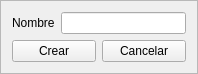
<?xml version="1.0" encoding="UTF-8"?>
<ui version="4.0">
 <class>AddCategoryDialog</class>
 <widget class="QFrame" name="AddCategoryDialog">
  <property name="geometry">
   <rect>
    <x>0</x>
    <y>0</y>
    <width>198</width>
    <height>73</height>
   </rect>
  </property>
  <property name="windowTitle">
   <string>Frame</string>
  </property>
  <property name="frameShape">
   <enum>QFrame::StyledPanel</enum>
  </property>
  <property name="frameShadow">
   <enum>QFrame::Raised</enum>
  </property>
  <layout class="QVBoxLayout" name="verticalLayout">
   <item>
    <layout class="QHBoxLayout" name="horizontalLayout_2">
     <item>
      <widget class="QLabel" name="label">
       <property name="text">
        <string>Nombre</string>
       </property>
      </widget>
     </item>
     <item>
      <widget class="QLineEdit" name="name_"/>
     </item>
    </layout>
   </item>
   <item>
    <layout class="QHBoxLayout" name="horizontalLayout">
     <item>
      <widget class="QPushButton" name="create_">
       <property name="text">
        <string>Crear</string>
       </property>
      </widget>
     </item>
     <item>
      <widget class="QPushButton" name="cancel_">
       <property name="text">
        <string>Cancelar</string>
       </property>
      </widget>
     </item>
    </layout>
   </item>
  </layout>
 </widget>
 <resources/>
 <connections/>
</ui>
